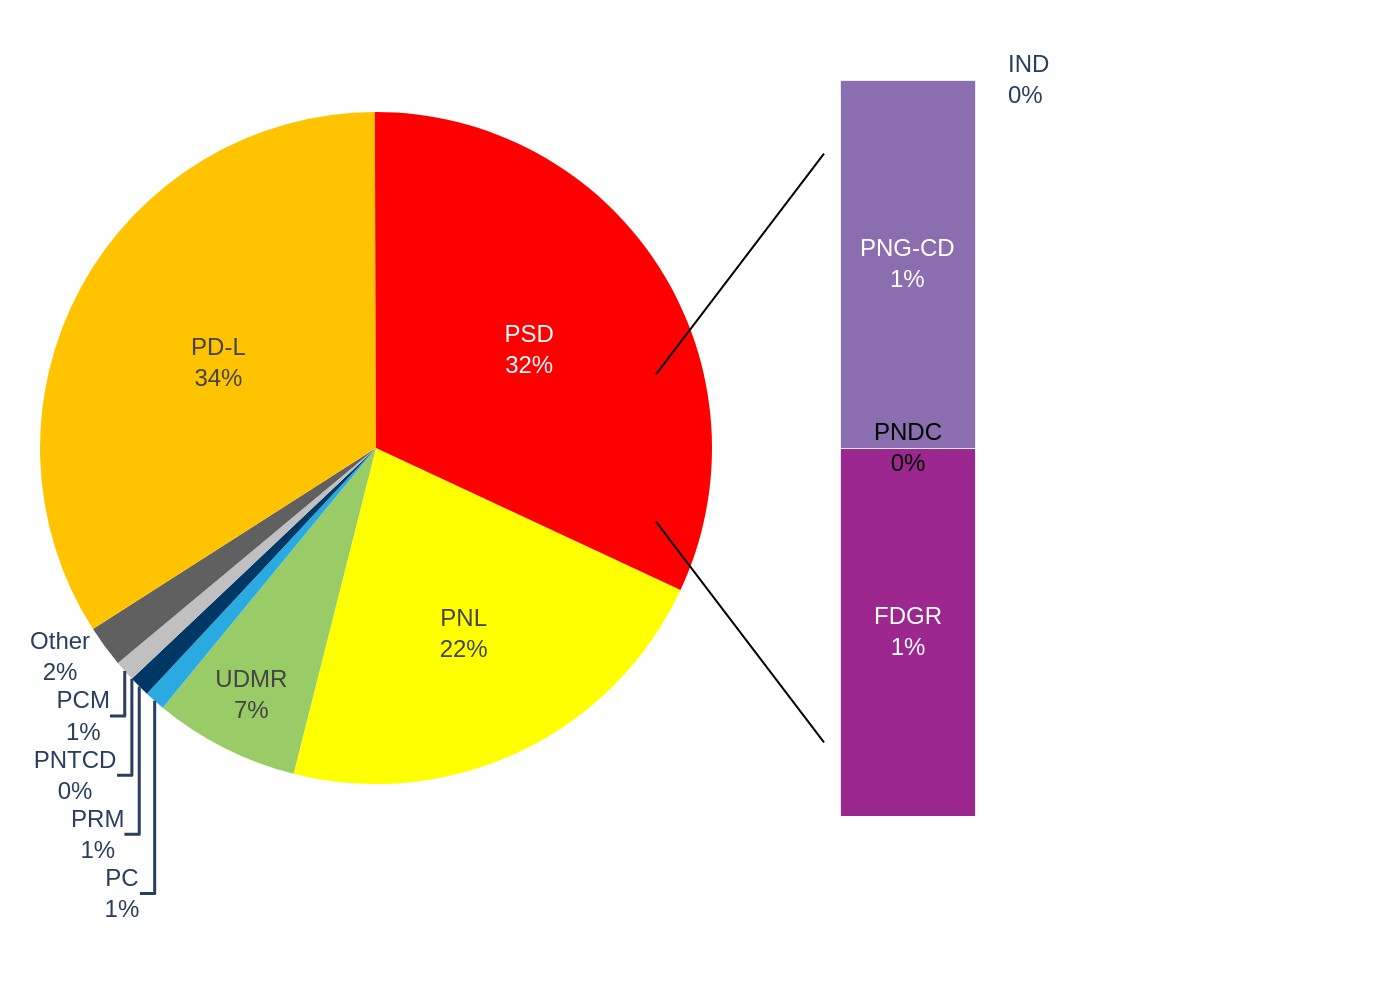

Source code (Python):
import sys
import json
import plotly.graph_objects as go
import os

def main():
    if len(sys.argv) != 2:
        print("Usage: python <script_name>.py <json_file_path>")
        sys.exit(1)

    json_path = sys.argv[1]
    
    if not os.path.exists(json_path):
        print(f"Error: JSON file not found at {json_path}")
        sys.exit(1)

    with open(json_path, 'r', encoding='utf-8') as f:
        chart_config = json.load(f)

    image_filename_base = os.path.splitext(os.path.basename(json_path))[0]
    
    chart_data = chart_config.get('chart_data', {})
    texts = chart_config.get('texts', {})
    colors = chart_config.get('colors', {})

    fig = go.Figure()

    # --- Pie Chart ---
    pie_data = chart_data.get('pie', {})
    if pie_data:
        fig.add_trace(go.Pie(
            labels=pie_data.get('labels', []),
            values=pie_data.get('values', []),
            marker=dict(colors=colors.get('pie', [])),
            domain=dict(x=[0, 0.6], y=[0, 1]),
            texttemplate="%{label}<br>%{value}%",
            textposition='auto',
            textfont=dict(family="Arial", size=12),
            insidetextorientation='horizontal',
            sort=False,
            direction='clockwise',
            rotation=115,
            showlegend=False
        ))

    # --- Bar Chart (Breakout) ---
    bar_data = chart_data.get('bar', {})
    bar_labels = bar_data.get('labels', [])
    bar_values = bar_data.get('values', [])
    bar_colors = colors.get('bar', [])
    
    if bar_labels:
        # Add bar traces from bottom to top
        for i in range(len(bar_labels) - 1, -1, -1):
            fig.add_trace(go.Bar(
                x=[''], 
                y=[bar_values[i]], 
                name=bar_labels[i],
                marker_color=bar_colors[i],
                showlegend=False,
                hoverinfo='none'
            ))

        # Add annotations for bar labels
        y_cumulative = 0
        for i in range(len(bar_labels) - 1, -1, -1):
            label = bar_labels[i]
            value = bar_values[i]
            y_mid = y_cumulative + value / 2.0
            
            # Position for 0-value items
            if value == 0:
                y_mid = y_cumulative

            # Special case for 'IND' label to be outside
            if label == "IND":
                 fig.add_annotation(
                    xref="paper", yref="y1",
                    x=0.86, y=y_cumulative,
                    text=f"{label}<br>{value}%",
                    showarrow=False,
                    xanchor='left',
                    yanchor='middle',
                    align='left',
                    font=dict(family="Arial", size=12)
                )
            else:
                # Other labels inside the bar segments
                fig.add_annotation(
                    xref="x1", yref="y1",
                    x=0, y=y_mid,
                    text=f"{label}<br>{value}%",
                    showarrow=False,
                    xanchor='center',
                    yanchor='middle',
                    font=dict(family="Arial", size=12, color='white' if label != "PNDC" else "black")
                )
            
            y_cumulative += value
            
    # --- Layout and Styling ---
    full_title = ""
    if texts.get("title"):
        full_title += f"<b>{texts['title']}</b>"
    if texts.get("subtitle"):
        full_title += f"<br>{texts['subtitle']}"
    
    total_bar_value = sum(bar_values) if bar_values else 1

    fig.update_layout(
        title_text=full_title,
        title_x=0.5,
        font=dict(family="Arial"),
        showlegend=False,
        plot_bgcolor='white',
        paper_bgcolor='white',
        margin=dict(l=20, r=120, t=40, b=20),
        barmode='stack',
        xaxis1=dict(
            domain=[0.7, 0.85],
            showticklabels=False,
            showgrid=False,
            zeroline=False,
            range=[-0.5, 0.5]
        ),
        yaxis1=dict(
            showticklabels=False,
            showgrid=False,
            zeroline=False,
            range=[0, total_bar_value]
        ),
        shapes=[
            dict(type="line", xref="paper", yref="paper",
                 x0=0.55, y0=0.6, x1=0.7, y1=0.9,
                 line=dict(color="black", width=1)),
            dict(type="line", xref="paper", yref="paper",
                 x0=0.55, y0=0.4, x1=0.7, y1=0.1,
                 line=dict(color="black", width=1))
        ]
    )

    # --- Output ---
    output_filename = f"{image_filename_base}.png"
    fig.write_image(output_filename, scale=2)
    print(f"Chart saved to {output_filename}")

if __name__ == "__main__":
    main()
